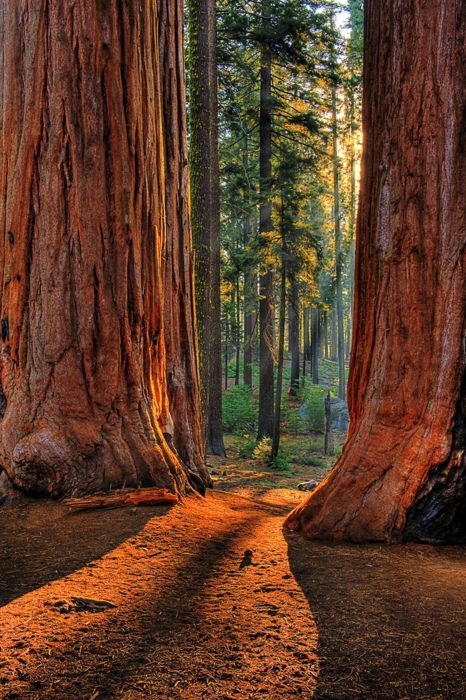
#> input picture F55121075_Daniel Irwansyah_B_Tugas 4 PCD/Gambar asli/gambarasli median,min,max.jpg, 466 x 700 px, found by its file name
$ python median_filter.py
#> lines starting #> are read from the running program, lines starting #| are printed output that depends on the picture
import cv2
import numpy as np

img = cv2.imread('Gambar asli/gambarasli median,min,max.jpg')
#> img is the input picture: shape (700, 466, 3); mean B, G, R 40.5, 60, 94.2

median = cv2.medianBlur(img, 5)
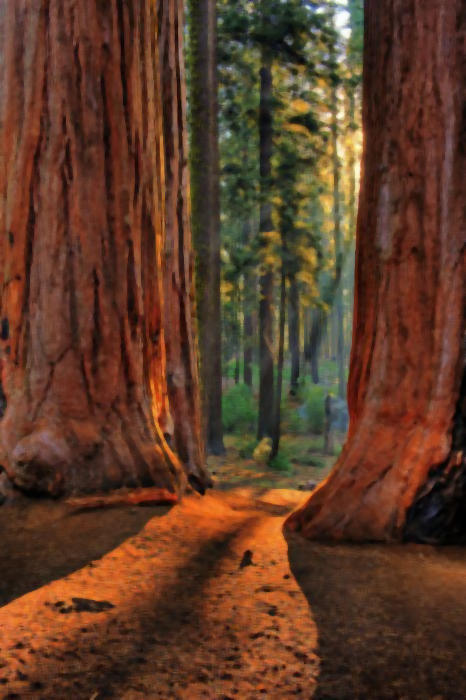
#> median: shape (700, 466, 3); mean B, G, R 39.3, 59, 93.3

cv2.imshow('Gambar Asli', img)
cv2.imshow('Hasil Median Filter', median)

cv2.imwrite('hasil_median_filter.png', median)

cv2.waitKey(0)

cv2.destroyAllWindows()

$ run again, with F55121075_Daniel Irwansyah_B_Tugas 4 PCD/Gambar asli/Butterworth Highpass Filter & Gaussian Highpass Filter.jpg copied over F55121075_Daniel Irwansyah_B_Tugas 4 PCD/Gambar asli/gambarasli median,min,max.jpg
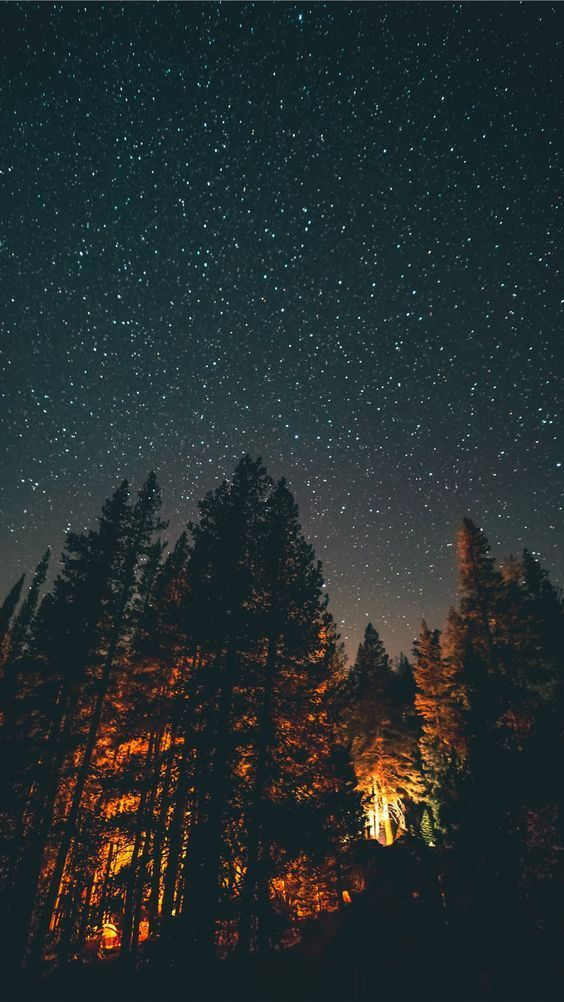
#> input picture F55121075_Daniel Irwansyah_B_Tugas 4 PCD/Gambar asli/Butterworth Highpass Filter & Gaussian Highpass Filter.jpg, 564 x 1002 px, found by its file name
#> img is the input picture: shape (1002, 564, 3); mean B, G, R 47.3, 46.5, 37.2
#> `median = cv2.medianBlur(img, 5)`:
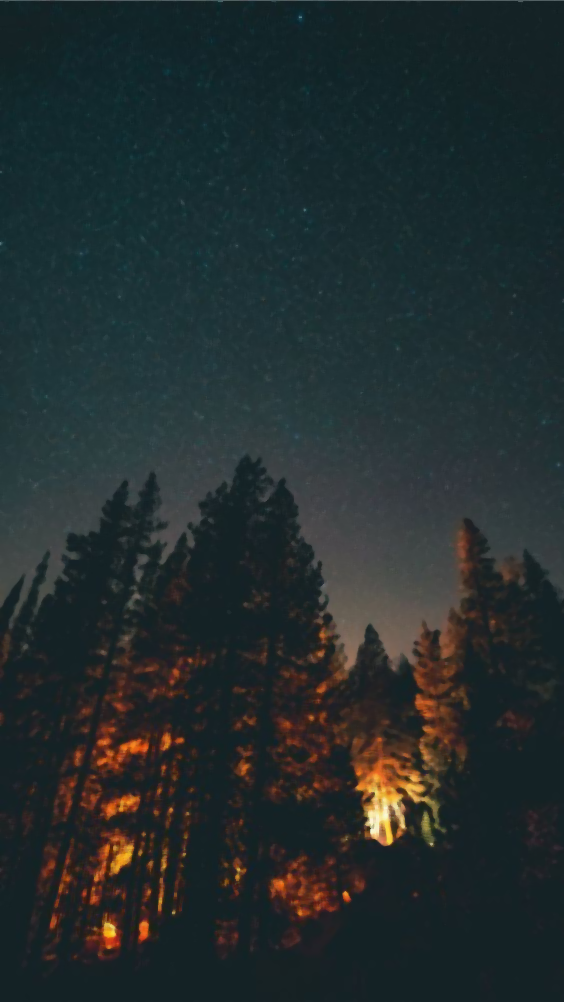
#> median: shape (1002, 564, 3); mean B, G, R 45.8, 44.9, 35.4
